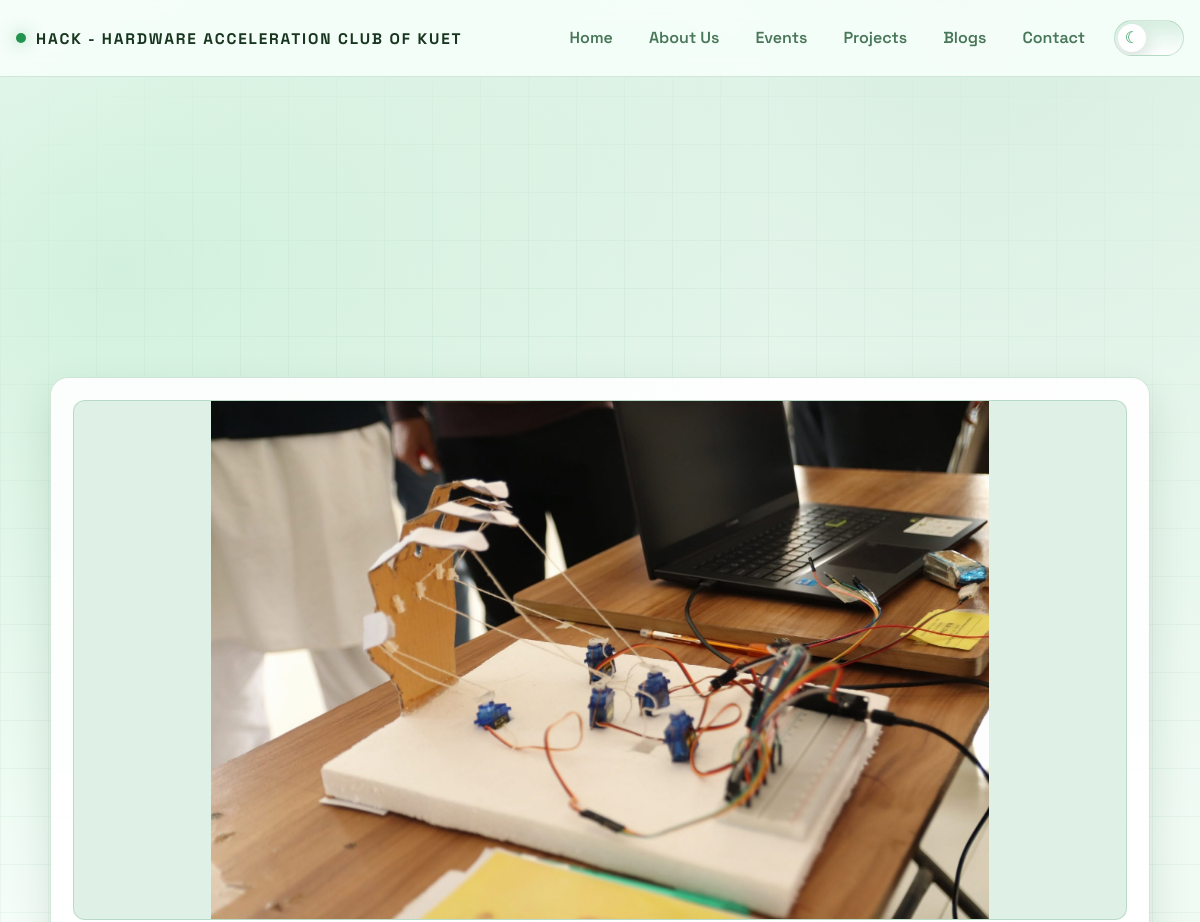
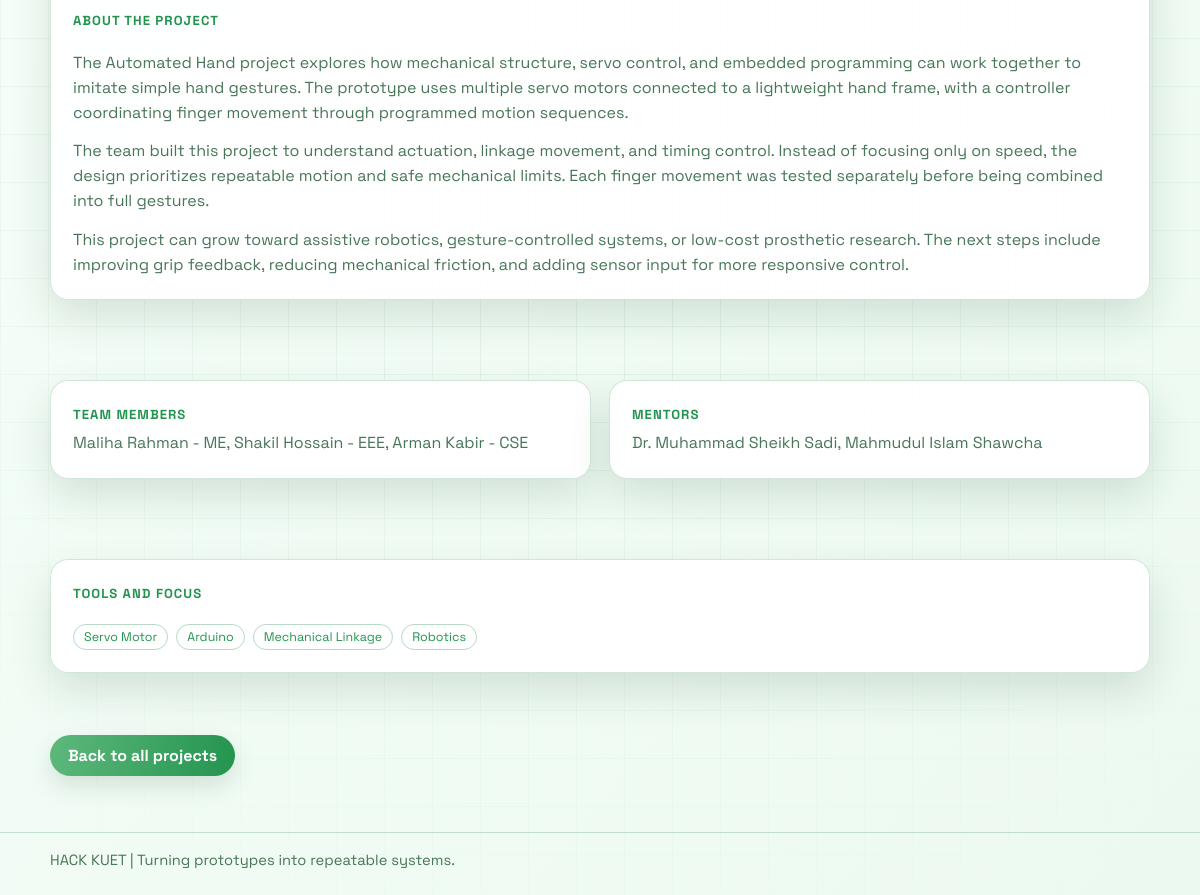
The page /project-detail.php?slug=automated-hand on the database its author committed (2 pictures, top to bottom).
### tables this page shows
CREATE TABLE IF NOT EXISTS `projects` (
  `id`               INT UNSIGNED NOT NULL AUTO_INCREMENT,
  `title`            VARCHAR(200) NOT NULL,
  `slug`             VARCHAR(220) NOT NULL,
  `description`      TEXT         NOT NULL,
  `full_description` LONGTEXT     NULL DEFAULT NULL,
  `cover_image`      VARCHAR(255) NULL DEFAULT NULL,
  `team_members`     VARCHAR(500) NULL DEFAULT NULL,
  `mentors`          VARCHAR(500) NULL DEFAULT NULL,
  `technologies`     VARCHAR(500) NULL DEFAULT NULL,
  `github_link`      VARCHAR(500) NULL DEFAULT NULL,
  `project_status`   ENUM('ongoing','completed','featured') NOT NULL DEFAULT 'ongoing',
  `display_order`    INT          NOT NULL DEFAULT 0,
  `created_at`       TIMESTAMP    NOT NULL DEFAULT CURRENT_TIMESTAMP,
  `updated_at`       TIMESTAMP    NOT NULL DEFAULT CURRENT_TIMESTAMP ON UPDATE CURRENT_TIMESTAMP,
  `created_by`       INT UNSIGNED NULL DEFAULT NULL,
  PRIMARY KEY (`id`),
  UNIQUE KEY `uq_project_slug` (`slug`),
  CONSTRAINT `fk_project_admin` FOREIGN KEY (`created_by`) REFERENCES `admins` (`id`) ON DELETE SET NULL
);

### project-detail.php (the view, shortened to what this page needs)
<?php
require_once __DIR__ . '/public-data.php';
$slug = trim((string) ($_GET['slug'] ?? ''));
$rows = public_rows("SELECT * FROM projects WHERE slug = ? LIMIT 1", [$slug]);
$project = $rows[0] ?? null;
    ?>
    <main class="container">
        <section class="section">
            <article class="card project-detail-card">
                <?php if (!empty($project['cover_image'])): ?>
                    <img class="project-detail-image" src="<?= public_h($project['cover_image']) ?>" alt="<?= public_h($project['title']) ?>" onerror="this.remove()">
                <?php endif; ?>
                <span class="meta">About The Project</span>
                <div class="project-content">
                    <?php foreach (preg_split('/\R{2,}/', trim((string) $project['full_description'])) as $paragraph): ?>
                        <?php if (trim($paragraph) !== ''): ?>
                            <p><?= nl2br(public_h($paragraph)) ?></p>
                        <?php endif; ?>
                    <?php endforeach; ?>
                </div>
            </article>
        </section>
        <section class="section">
            <div class="grid two">
                <article class="card">
                    <span class="meta">Team Members</span>
                    <p><?= public_h($project['team_members'] ?: 'Team information will be added soon.') ?></p>
                </article>
                <article class="card">
                    <span class="meta">Mentors</span>
                    <p><?= public_h($project['mentors'] ?? 'Mentor information will be added soon.') ?></p>
                </article>
            </div>
        </section>
        <section class="section">
            <article class="card">
                <span class="meta">Tools And Focus</span>
                <?php $chips = public_chips($project['technologies'] ?? ''); ?>
                <?php if ($chips): ?>
                    <div class="chips">
                        <?php foreach ($chips as $chip): ?>
                            <span class="chip"><?= public_h($chip) ?></span>
                        <?php endforeach; ?>
                    </div>
                <?php endif; ?>
            </article>
        </section>
        <section class="section back-link-section">
            <a class="back-link-btn" href="project.php">Back to all projects</a>
        </section>
    </main>

### style.css (style rules this page uses)
:root { --bg-1: #f8fffb; --bg-2: #ecf9f0; --panel: rgba(255, 255, 255, 0.9); --panel-border: rgba(52, 140, 89, 0.22); --text: #17351f; --muted: #487658; --accent: #23944f; --accent-2: #5eb87c; --shadow: 0 18px 42px rgba(26, 74, 42, 0.14); --bg-glow-1: rgba(92, 196, 130, 0.24); --bg-glow-2: rgba(54, 157, 93, 0.15); --grid-line: rgba(42, 128, 76, 0.08); --header-bg: rgba(248, 255, 251, 0.88); --header-border: rgba(52, 140, 89, 0.2); --chip-border: rgba(52, 140, 89, 0.34); --timeline-border: rgba(52, 140, 89, 0.34); --input-border: rgba(52, 140, 89, 0.3); --input-bg: rgba(255, 255, 255, 0.96); --nav-hover-border: rgba(52, 140, 89, 0.48); --footer-border: rgba(52, 140, 89, 0.26); --btn-text: #ffffff; --focus-ring: rgba(35, 148, 79, 0.28); --brand-glow: rgba(35, 148, 79, 0.5); --toggle-track: rgba(35, 148, 79, 0.14); --toggle-track-hover: rgba(35, 148, 79, 0.22); --toggle-thumb: #ffffff; --toggle-thumb-shadow: 0 8px 18px rgba(26, 74, 42, 0.18); }
* { box-sizing: border-box; }
body { margin: 0; min-height: 100vh; color: var(--text); font-family: "Space Grotesk", "Segoe UI", sans-serif; background: radial-gradient(circle at 10% 15%, var(--bg-glow-1), transparent 35%), radial-gradient(circle at 80% 0%, var(--bg-glow-2), transparent 42%), linear-gradient(130deg, var(--bg-1), var(--bg-2)); overflow-x: hidden; transition: background 260ms ease, color 220ms ease; }
html, body { max-width: 100%; }
body::before { content: ""; position: fixed; inset: 0; pointer-events: none; background-image: linear-gradient(var(--grid-line) 1px, transparent 1px), linear-gradient(90deg, var(--grid-line) 1px, transparent 1px); background-size: 48px 48px; mask-image: radial-gradient(circle at center, black 30%, transparent 95%); }
.container { width: min(1100px, calc(100% - 32px)); margin: 0 auto; }
.section { padding: 24px 0 56px; }
.grid { display: grid; gap: 18px; }
.grid.two { grid-template-columns: repeat(2, minmax(0, 1fr)); }
.card { background: var(--panel); border: 1px solid var(--panel-border); border-radius: 18px; padding: 22px; box-shadow: var(--shadow); animation: riseIn 700ms ease both; }
.card p { margin: 0; color: var(--muted); line-height: 1.55; }
.project-intro, .project-detail-card, .project-content { display: grid; gap: 14px; }
.project-intro p, .project-content p { margin: 0; }
.project-detail-image { width: 100%; max-height: 520px; object-fit: contain; object-position: center; border-radius: 12px; border: 1px solid var(--panel-border); background: color-mix(in srgb, var(--panel) 86%, var(--accent) 14%); }
.js-reveal { opacity: 0; transform: translateY(20px); transition: opacity 420ms ease, transform 420ms ease; }
.chips { margin-top: 14px; display: flex; flex-wrap: wrap; gap: 8px; }
.chip { border: 1px solid var(--chip-border); border-radius: 999px; padding: 4px 10px; font-size: 0.78rem; color: var(--accent); }
.meta { display: inline-block; margin-bottom: 8px; color: var(--accent); font-size: 0.82rem; font-weight: 700; letter-spacing: 0.08em; text-transform: uppercase; }
.back-link-btn { display: inline-flex; width: fit-content; align-items: center; justify-content: center; margin-top: 6px; border-radius: 999px; padding: 10px 18px; background: linear-gradient(100deg, var(--accent-2), var(--accent)); color: var(--btn-text); font-weight: 700; text-decoration: none; box-shadow: 0 10px 24px rgba(26, 74, 42, 0.14); transition: filter 180ms ease, transform 180ms ease; }
.back-link-section { padding-top: 0; display: flex; justify-content: flex-start; }

### rows shown on the page
projects: cover_image (picture), full_description "The Automated Hand project explores how mechanical structure, servo control, and embedded programming can work together to imitate simple hand gestures. The prototype uses multiple servo motors connected to a lightweight hand frame, with a controller coordinating finger movement through programmed motion sequences.", full_description "The team built this project to understand actuation, linkage movement, and timing control. Instead of focusing only on speed, the design prioritizes repeatable motion and safe mechanical limits. Each finger movement was tested separately before being combined into full gestures.", full_description "This project can grow toward assistive robotics, gesture-controlled systems, or low-cost prosthetic research. The next steps include improving grip feedback, reducing mechanical friction, and adding sensor input for more responsive control.", team_members "Maliha Rahman - ME, Shakil Hossain - EEE, Arman Kabir - CSE", mentors "Dr. Muhammad Sheikh Sadi, Mahmudul Islam Shawcha", technologies "Servo Motor", technologies "Arduino", technologies "Mechanical Linkage", technologies "Robotics"

### other values the page prints
public_h($label) "Home"
public_h($label) "About Us"
public_h($label) "Events"
public_h($label) "Projects"
public_h($label) "Blogs"
public_h($label) "Contact"
public_h($text) "HACK KUET | Turning prototypes into repeatable systems."
